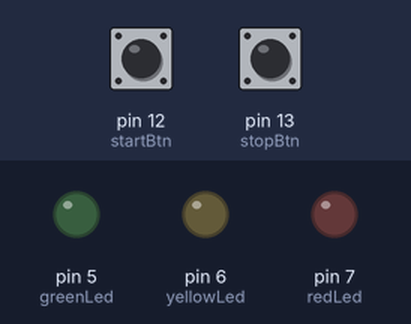
Recording of a sketch running on a simulated Arduino Uno, built with avr-gcc and run on an emulated ATmega328P. Parts: output pins drawn as LEDs (lit = HIGH). The test bench sets the inputs (shaded band); at power-on: pin 12 (startBtn) HIGH, pin 13 (stopBtn) HIGH.

Above: at 1.2 s.
1.3 s: pin 12 (startBtn) pulled LOW for 0.15 s
At 2.8 s:
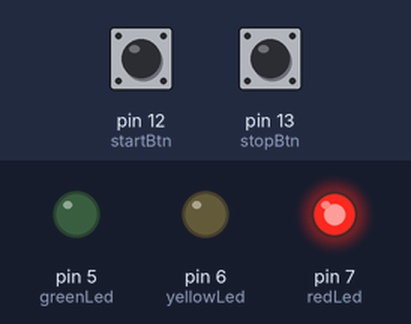
4.4 s: pin 13 (stopBtn) pulled LOW for 0.15 s
At 5.0 s:
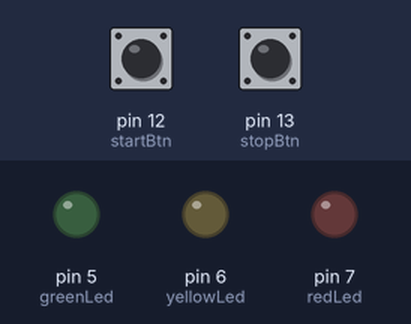
6.0 s: pin 12 (startBtn) pulled LOW for 1 s
At 9.8 s:
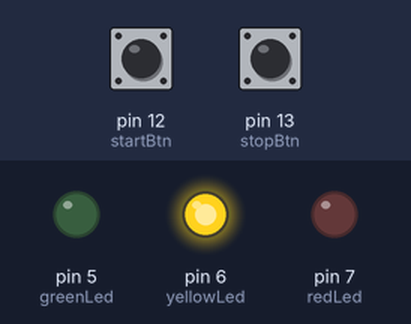
10.0 s: pin 13 (stopBtn) pulled LOW for 1 s
At 10.5 s:
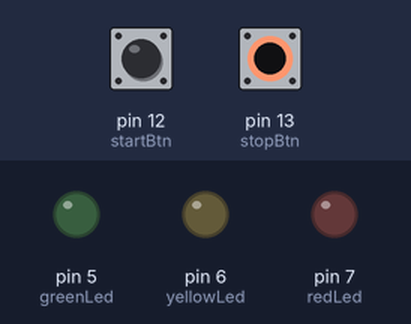
12.5 s: pin 12 (startBtn) pulled LOW for 0.15 s
At 13.7 s:
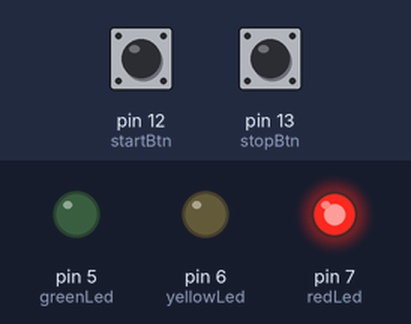
15.6 s: pin 13 (stopBtn) pulled LOW for 3.2 s
At 15.9 s:
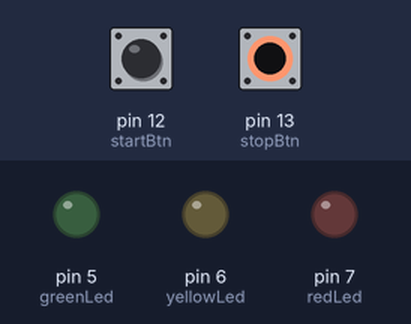
Timing chart, 0 to 18.6 s (numbered marks = the images above; inputs shaded):
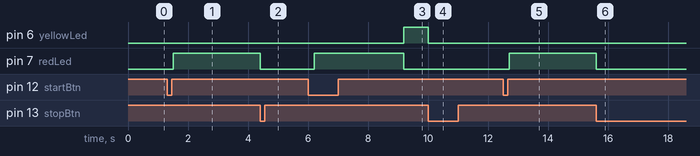

Measured:
- after the input at 1.3 s, pin 7 (redLed): LOW → HIGH after 0.20 s
- after the input at 4.4 s, pin 5 (greenLed): stays LOW (without the input it goes to HIGH after 1.1 s); pin 6 (yellowLed): stays LOW (without the input it goes to HIGH after 0.10 s)
- after the input at 6.0 s, pin 6 (yellowLed): LOW → HIGH after 3.2 s; pin 7 (redLed): LOW → HIGH after 0.20 s, → LOW 3.0 s later
- after the input at 10.0 s, pin 5 (greenLed): stays LOW (without the input it goes to HIGH after 0.20 s)
- after the input at 12.5 s, pin 7 (redLed): LOW → HIGH after 0.20 s
- after the input at 15.6 s, pin 5 (greenLed): stays LOW (without the input it goes to HIGH after 1.1 s); pin 6 (yellowLed): stays LOW (without the input it goes to HIGH after 0.10 s)

The sketch:

________.ino
```cpp
const int redLed = 7;
const int yellowLed = 6;
const int greenLed = 5;
const int startBtn = 12;
const int stopBtn = 13;

bool running = false;

void setup() {
  pinMode(redLed, OUTPUT);
  pinMode(yellowLed, OUTPUT);
  pinMode(greenLed, OUTPUT);
  pinMode(startBtn, INPUT_PULLUP);
  pinMode(stopBtn, INPUT_PULLUP);

  allOff();
}

void allOff() {
  digitalWrite(redLed, LOW);
  digitalWrite(yellowLed, LOW);
  digitalWrite(greenLed, LOW);
}

bool checkStop(unsigned long duration) {
  unsigned long previousTime = millis();

  while (millis() - previousTime < duration) {
    if (digitalRead(stopBtn) == LOW) {
      running = false;
      allOff();
      return false;
    }
  }

  return true;
}

void loop() {
  if (digitalRead(stopBtn) == LOW) {
    running = false;
    allOff();
  }

  if (!running && digitalRead(startBtn) == LOW) {
    running = true;
    delay(200);
  }

  if (running) {

    digitalWrite(redLed, HIGH);
    if (!checkStop(3000)) return;
    digitalWrite(redLed, LOW);

    digitalWrite(yellowLed, HIGH);
    if (!checkStop(1000)) return;
    digitalWrite(yellowLed, LOW);

    digitalWrite(greenLed, HIGH);
    if (!checkStop(3000)) return;
    digitalWrite(greenLed, LOW);
  }
}
```
